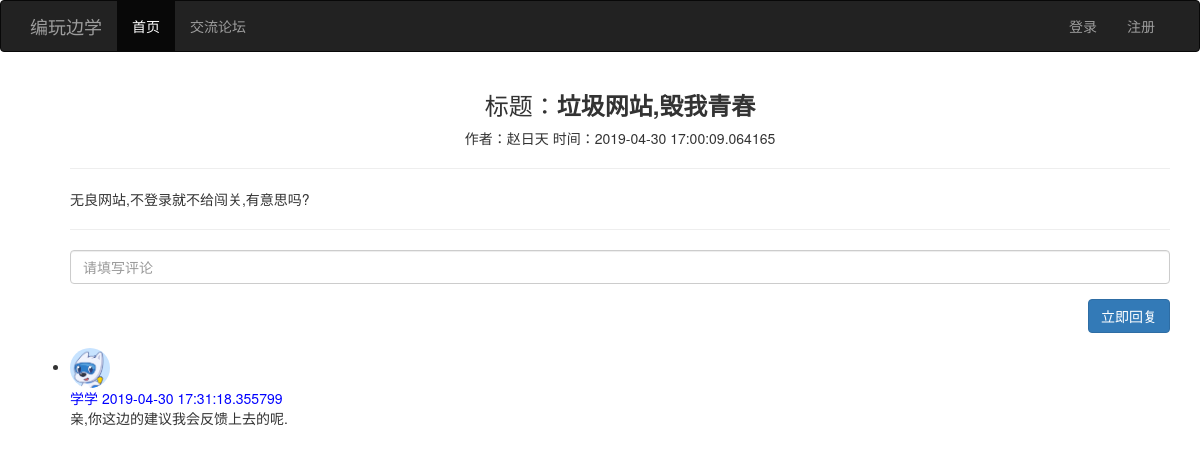
The page /detail/4 on the database its author committed.
### main.py (models this page shows)
class Post(db.Model):
    __tablename__ = 'posts'
    id = db.Column(db.Integer, primary_key=True, autoincrement=True)
    title = db.Column(db.String(100), nullable=False)
    content = db.Column(db.Text, nullable=False)
    create_time = db.Column(db.DateTime, default=datetime.now)
    author_id = db.Column(db.Integer, db.ForeignKey('users.id'))
    author = db.relationship('User', backref=db.backref('posts'))

class User(db.Model):
    __tablename__ = 'users'
    id = db.Column(db.Integer, primary_key=True)
    username = db.Column(db.String(16), nullable=False, unique=True)
    password = db.Column(db.String(100), nullable=False)
    email = db.Column(db.String(64), nullable=True)
    address = db.Column(db.String(50), nullable=True)
    info = db.Column(db.String(100), nullable=True)
    stage = db.Column(db.Integer, default='0')
    real_avatar = db.Column(db.String(100))

class Comment(db.Model):
    __tablename__ = 'comments'
    id = db.Column(db.Integer, primary_key=True, autoincrement=True)
    content = db.Column(db.Text, nullable=False)
    create_time = db.Column(db.DateTime, default=datetime.now)
    post_id = db.Column(db.Integer, db.ForeignKey('posts.id'))
    author_id = db.Column(db.Integer, db.ForeignKey('users.id'))
    post = db.relationship('Post', backref=db.backref('comments'))
    author = db.relationship('User', backref=db.backref('comments'))

### main.py (the view)
@app.route('/detail/<post_id>')
def detail(post_id):
    post = Post.query.filter(Post.id == post_id).first()
    return render_template('detail.html', post=post)

### main.py (called while the page is built)
@app.context_processor
def my_context_processor():
    user_id = session.get('user_id')
    if user_id:
        user = User.query.filter(User.id == user_id).first()
        if user:
            return {'um': user}
    return {}

### templates/detail.html (shortened to what this page needs)
{% extends 'base.html' %}
{% block content %}
    <div class="container">
        <ul class="posts">
            <h3 class="page-title" align="center">标题：<strong>{{ post.title }}</strong></h3>
            <p align="center">
                <span>作者：{{ post.author.username }}</span>
                <span>时间：{{ post.create_time }}</span>
            </p>
            <hr>
            <p class="post-content">{{ post.content }}</p>
            <hr>
            <form action="{{ url_for('comment') }}" method="post">
                <div class="form-group">
                    <input name="comment_content" type="text" class="form-control" placeholder="请填写评论">
                </div>
                <div class="form-group" style="text-align: right;">
                    <button class="btn btn-primary">立即回复</button>
                </div>
            </form>
        </ul>
        <ul class="comments">
            {% for comment in post.comments %}
                <li class="comment">
                    <div class="comment-thumbnail">
                        <img style="width:40px;height:40px;border-radius:20px;"
                             src="{{ url_for('static',filename='code.png') }}" alt="" class="avatar">
                    </div>
                    <div class="comment-content">
                        <span style="color:blue">{{ comment.author.username }}</span>
                        <span style="color:blue">{{ comment.create_time }}</span>
                        <div class="comment-body">{{ comment.content }}</div>
                    </div>
                </li>
            {% endfor %}
        </ul>
    </div>
{% endblock %}

### rows shown on the page
Post: title "垃圾网站,毁我青春", create_time "2019-04-30 17:00:09.064165", content "无良网站,不登录就不给闯关,有意思吗?"
User: author.username "赵日天"
Comment: author.username "学学", create_time "2019-04-30 17:31:18.355799", content "亲,你这边的建议我会反馈上去的呢."
